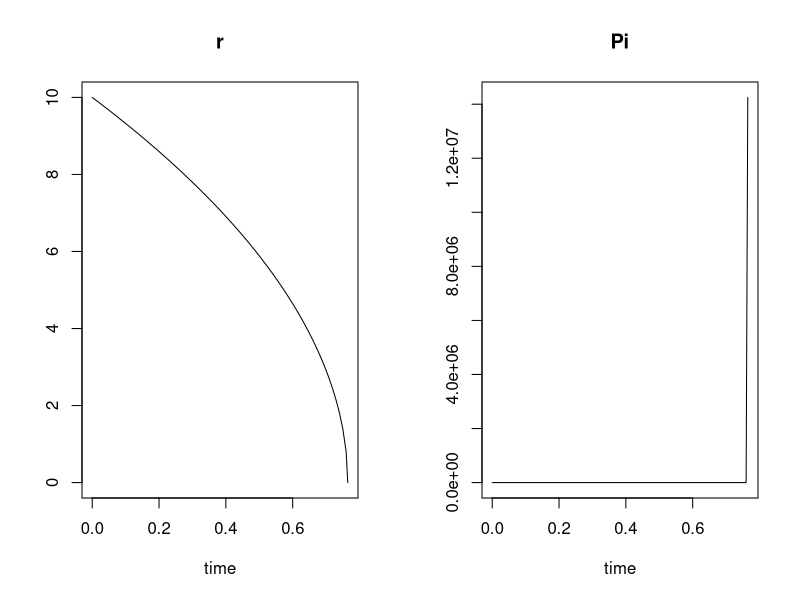
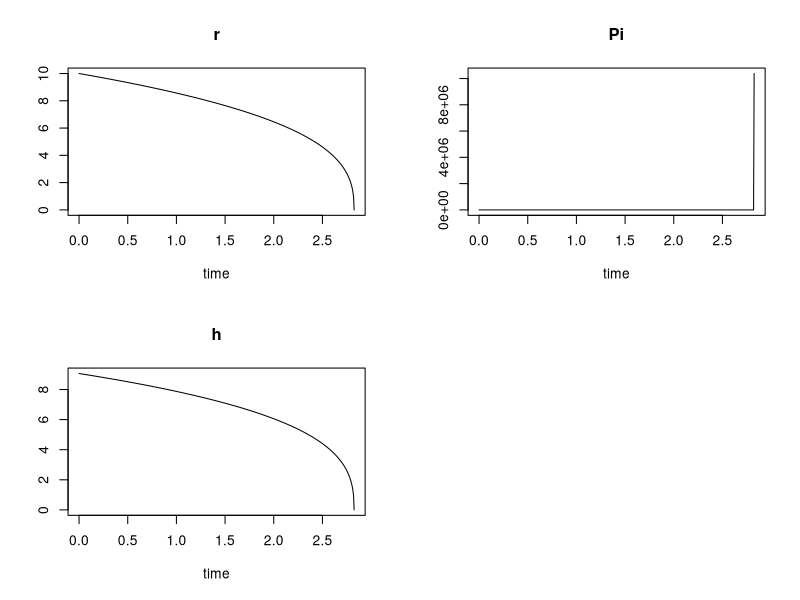
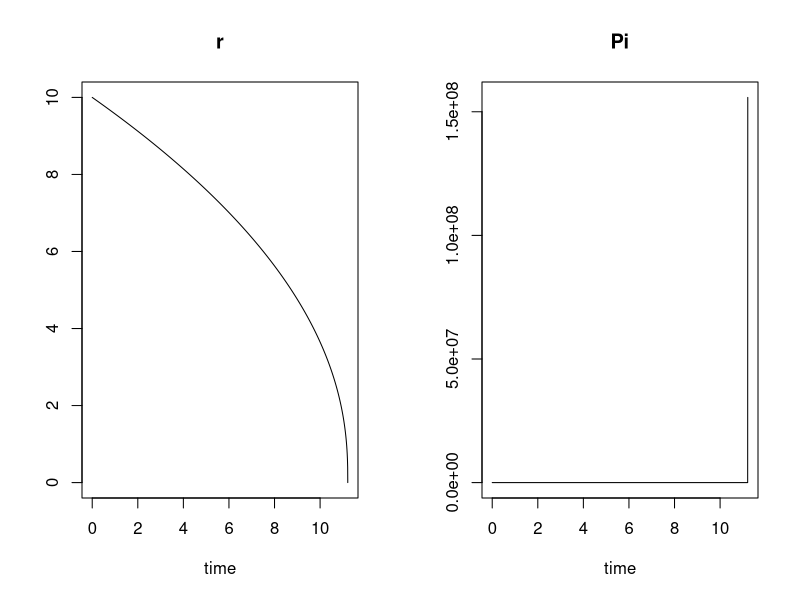
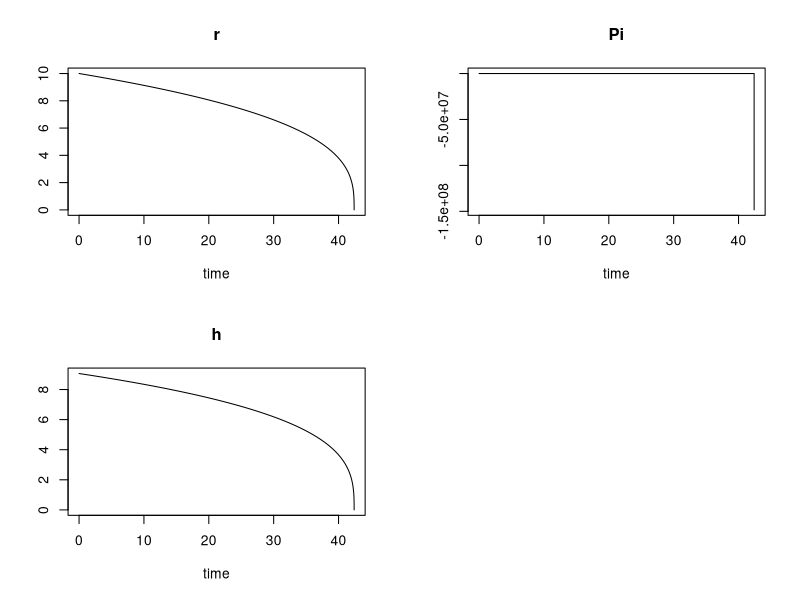

Source code (R) for these figures, in order:
#isobaric dissolution of bubbles in blood
#inner ear dissolved gas kinetics
#References
#R Core Team (2021). R: A language and environment for statistical computing. R Foundation for
#  Statistical Computing, Vienna, Austria. URL https://www.R-project.org/.
#  version 4.05 (2021-03-21)
#ArtBub functions based on Srinivasan RS, Gerth WA, and Powell MR. Mathematical models of diffusion-limited gas bubble dynamics in tissue. J Appl Physiol 86: 732-741, 1999.
#variable shell thickness based on Tikuisis P, Ward CA, and Venter RD. Bubble evolution in a stirred volume of liquid closed to mass transport. J Appl Phys 54: 9, 1983.
#InnerEarFF function based on Doolette DJ, and Mitchell SJ. Biophysical basis for inner ear decompression sickness. J Appl Physiol 94: 2145-2150, 2003.

library(deSolve)
#arterial bubble models, isobric ambient pressure
#constant shell thickness
Isobaric.ArtBub.3RWT.CT<-function(t, state, parameters){
  with(as.list(c(state, parameters)),{
  Pi<-Pamb-(PaO2+PaCO2+PH2O)+2*ST/r
  dr<-(sol*D*(1/h+1/r)*(Pt-Pi))/(Pamb-(PaO2+PaCO2+PH2O)+4*ST/(3*r))
  list(c(dr),Pi=Pi)})} #end with(as.list..., end function

  #variable shell thickness
Isobaric.ArtBub.3RWT.VT<-function(t, state, parameters){
  with(as.list(c(state, parameters)),{
  Pi<-Pamb-(PaO2+PaCO2+PH2O)+2*ST/r
  h=Z*(1-exp(-r/Z))
  dr<-(sol*D*(1/h+1/r)*(Pt-Pi))/(Pamb-(PaO2+PaCO2+PH2O)+4*ST/(3*r))
  list(c(dr),Pi=Pi, h=h)})} #end with(as.list..., end function

#examples
times<-seq(0,100,0.01)
state10<-c(r=10)
parametersAirSurf<-c(sol=0.0151,D=2900,ST=0.55268, Pamb=1, Pt=0.741178, PaO2=0.14672, PaCO2=0.0503, PH2O=0.0618)#D (micron^2/s);h (micron); ST (atm micron)
parametersHeliox250msw<-c(sol=0.0094,D=9300, ST=0.55268, Pamb=26, Pt=25.5382, PaO2=0.3490, PaCO2=0.0503, PH2O=0.0618)
#parameter pressures in atm

outAirSurfCT10<-ode(y=state10, times=times, func=Isobaric.ArtBub.3RWT.CT, parms=c(parametersAirSurf,h=1))
tail(outAirSurfCT10)
plot(outAirSurfCT10)
#bubble lifetime = 0.765s (h=1)

outAirSurfVT10<-ode(y=state10, times=times, func=Isobaric.ArtBub.3RWT.VT, parms=c(parametersAirSurf,Z=50))
tail(outAirSurfVT10)
plot(outAirSurfVT10)

outHeliox250mswCT10<-ode(y=state10, times=times, func=Isobaric.ArtBub.3RWT.CT, parms=c(parametersHeliox250msw,h=1))
tail(outHeliox250mswCT10)
plot(outHeliox250mswCT10)

outHeliox250mswVT10<-ode(y=state10, times=times, func=Isobaric.ArtBub.3RWT.VT, parms=c(parametersHeliox250msw,Z=50))
tail(outHeliox250mswVT10)
plot(outHeliox250mswVT10)


#Inner Ear Function using forcing functions for Part, must be named PartH.fun and PartN.fun
InnerEarFF<-function(t, yini, parameters){
  with(as.list(c(yini, parameters)),{
  #membraneous labyrinth
  dPvenN <- (Q*SbN*(PartN.fun(t) - PvenN) - PSpN*(PvenN - PperN) - PSeN*(PvenN - PendN))/(StN*Vven)
  dPvenH <- (Q*SbH*(PartH.fun(t) - PvenH) - PSpH*(PvenH - PperH) - PSeH*(PvenH - PendH))/(StH*Vven)
  #perilymph
  dPperN <- (PSpN*(PvenN - PperN))/(SbN*Vper)#  - PSrwN*(PperN - PmeN)
  dPperH <- (PSpH*(PvenH - PperH))/(SbH*Vper)#  - PSrwH*(PperH - PmeH)
  #endolymph
  dPendN <- (PSeN*(PvenN - PendN))/(SbN*Vend)
  dPendH <- (PSeH*(PvenH - PendH))/(SbH*Vend)
  list(c(dPvenH,dPperH,dPendH,dPvenN,dPperN,dPendN),Pven=PvenN+PvenH,Pper=PperN+PperH,Pend=PendN+PendH)
  })} #end with(as.list..., end function

# example forcing functions for PartH, PartN
t.s<-cumsum(c(0,4.9,0.1,165/60,35)*60)#convert minutes to s and cumsum
Pamb<-c(31.24,31.24,31.24,26.25,26.25)
FHe<-c(0.9871959,0.9871959,0.9847619,0.9847619,0.9847619)
PartH<- FHe*(Pamb-0.0618)-0.0503#PH2O=0.0618, PaCO2=0.0503
PartH.fun<-approxfun(x=t.s, y=PartH, method="linear", rule=2)
PartN.fun<-approxfun(x=c(0,2565), y=c(0,0), method="linear", rule=2)#PrtN=0

times<-seq(0,2565,1)
ie.fixed<-c(Q=3.6E-4, StN=0.015, SbN=0.015, StH=0.01, SbH=0.01, PSeN=1.3E-5*0.015*3/0.025, PSpN=1.3E-5*0.015*3/0.033, PSeH=3.94E-5*0.01*3/0.025, PSpH=3.94E-5*0.01*3/0.033, Vven=0.070, Vend=0.038, Vper=0.166)
yini<-c(PvenH=30.72869,PperH=30.72869,PendH=30.72869,PvenN=0,PperN=0,PendN=0)
Upward.ode<-ode(y=yini, times=times, func=InnerEarFF, parms=ie.fixed)
